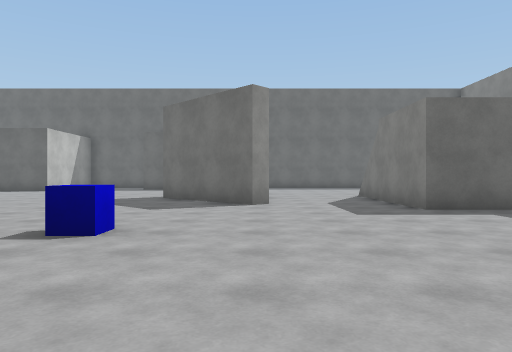
[1] (above)

24 first-person views from a walk through a scene from a Unity 3-D project. The camera is 1.2 m above the floor, looks level and sees 70° across. The floor is counted in squares, 2 m on a side. Each view is taken from the middle of a square. On the plan, view 1 faces up. The plan holds only what a view shows up to about 10 squares ahead; the rest is blank. The place goes on beyond the plan. The player is left out. Surface patterns are stand-ins for the level's own textures.

[2]
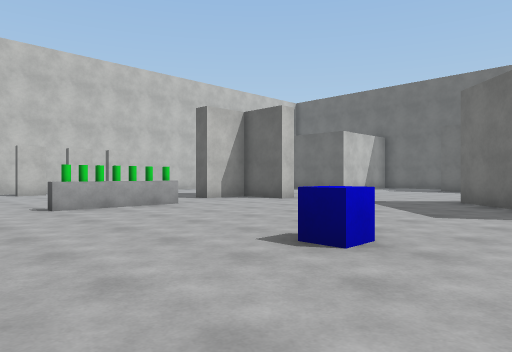

[3]
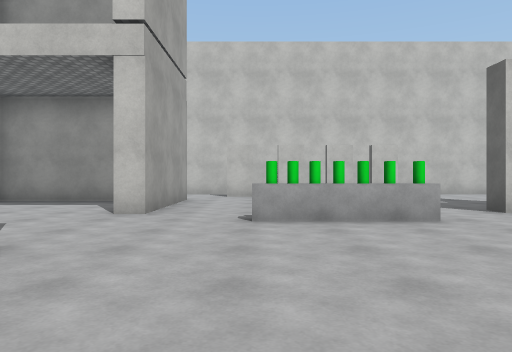

[4]
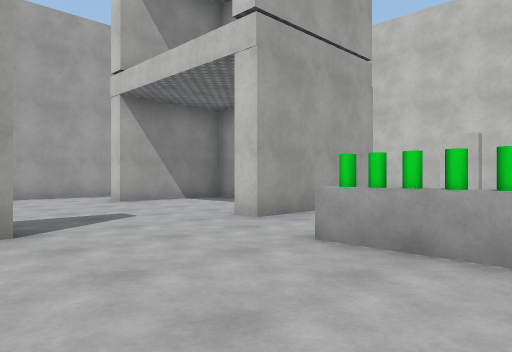

[5]
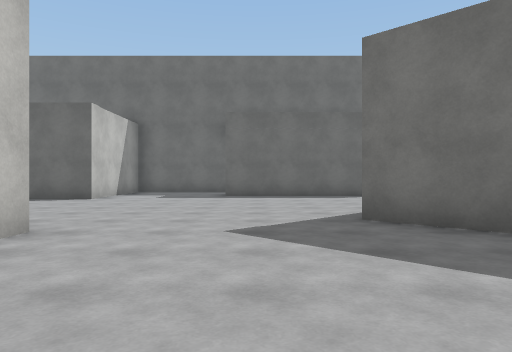

[6]
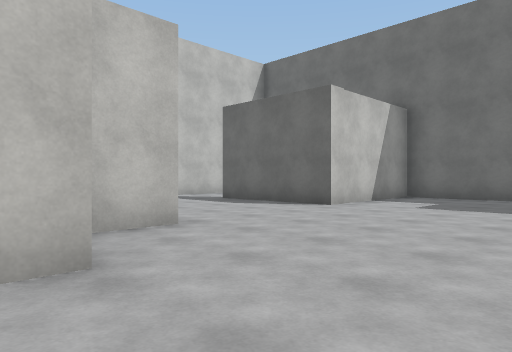

[7]
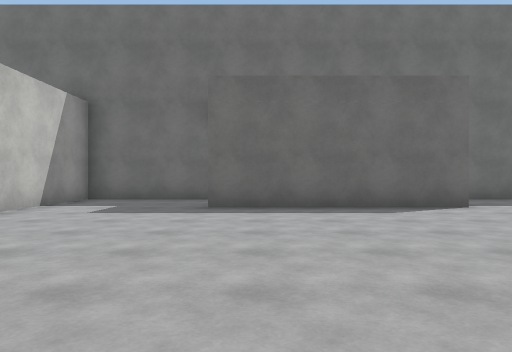

[8]
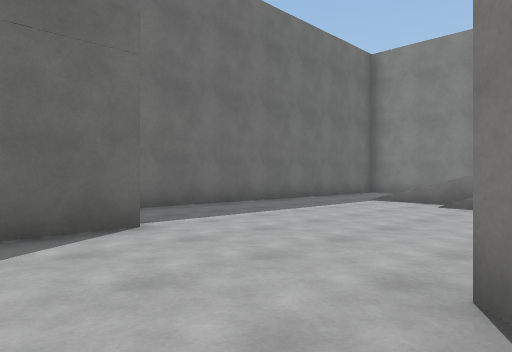

[9]
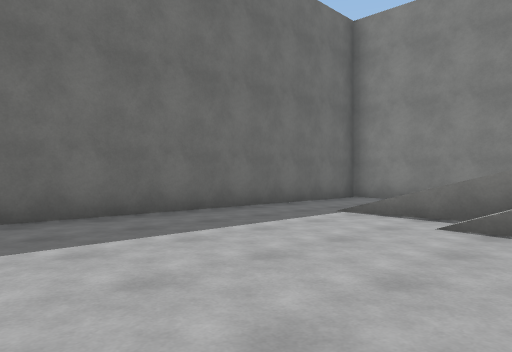

[10]
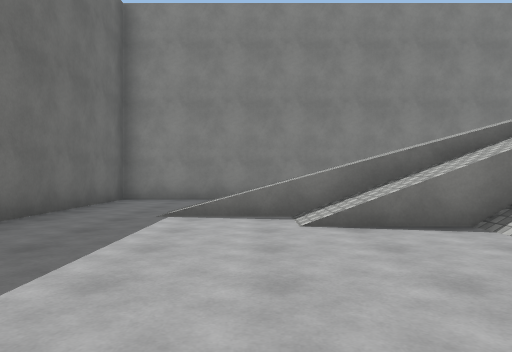

[11]
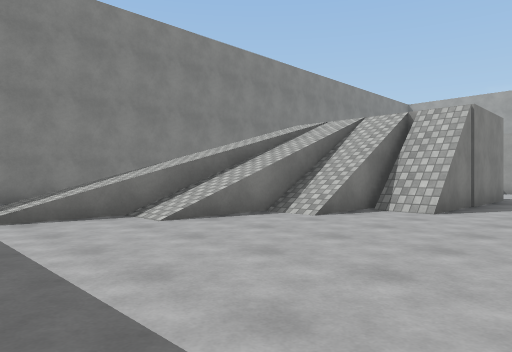

[12]
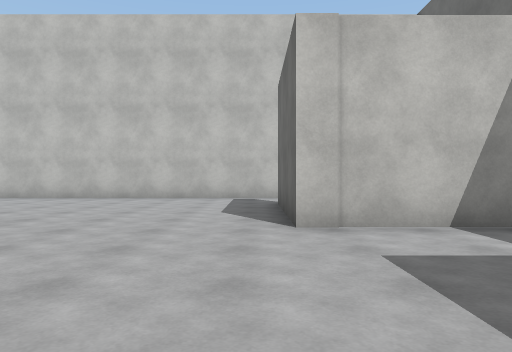

[13]
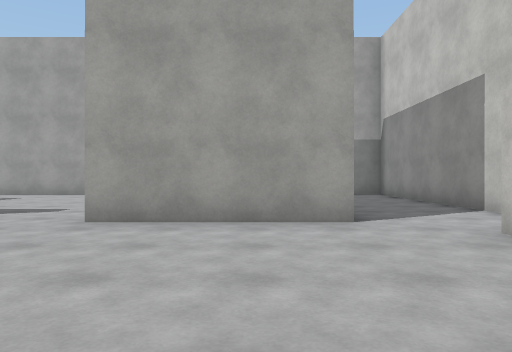

[14]
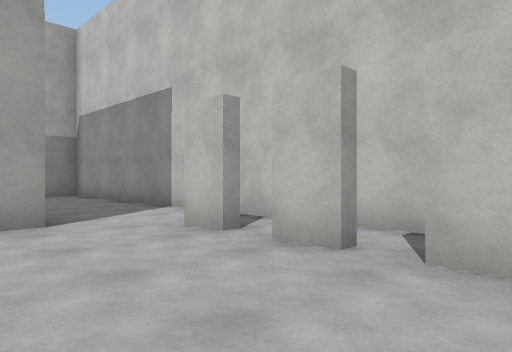

[15]
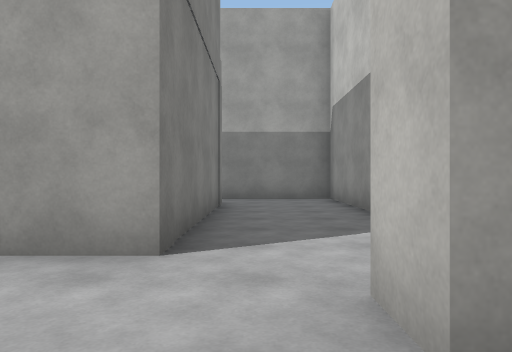

[16]
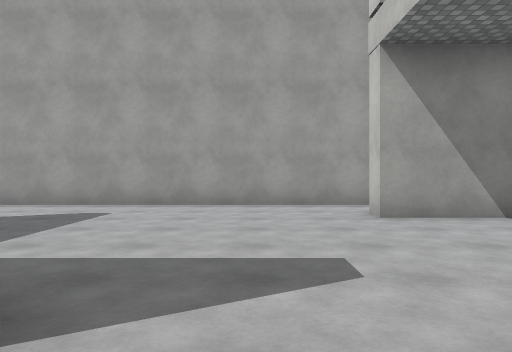

[17]
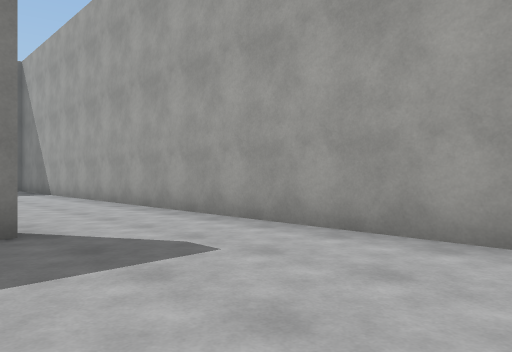

[18]
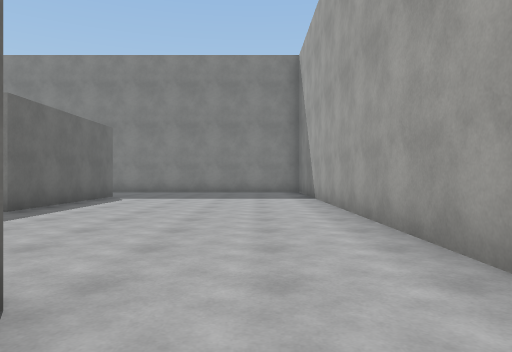

[19]
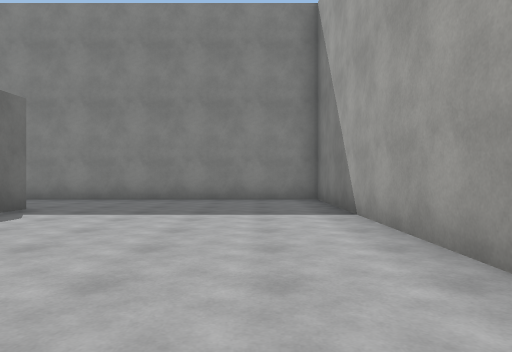

[20]
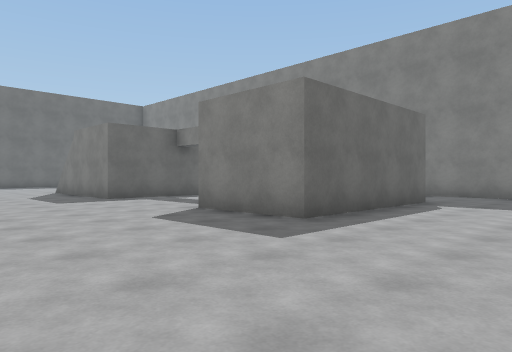

[21]
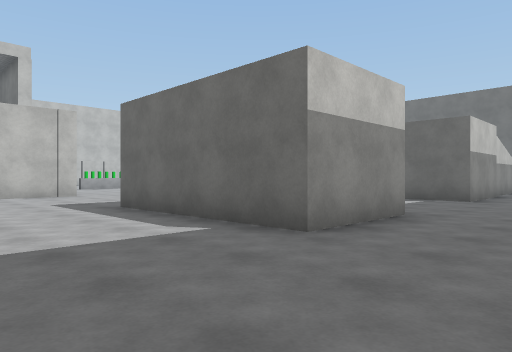

[22]
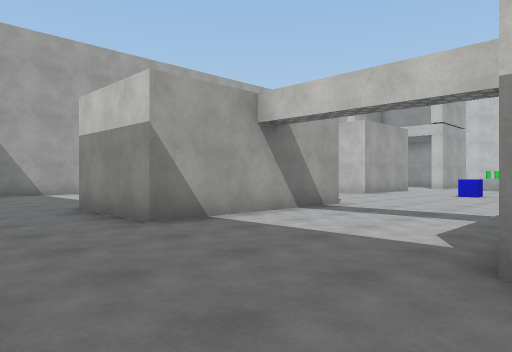

[23]
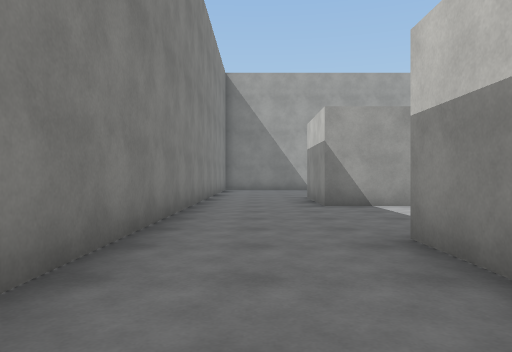

[24]
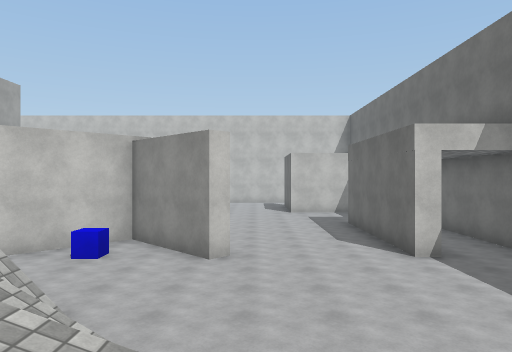

### Floor plan
Key: @ floor where view 1 was taken; # wall or solid block; . main floor; : floor 4 m higher than the main floor; / step, stairs or slope; v drop or lower ground; C cube; G green cylinder.
Columns run from 14 left of view 1 to 11 right of it. Each row starts with its distance up from view 1.
 19      #####################
 18      #.... ..............#
 17      #....   ............#
 16      #....#####....../...#
 15 #  ###.............../   #
 14 #...................//   #
 13 #...................//   #
 12 #............##....///   #
 11 #...........##.../////
 10 #.....#.....#.C../v/// .
  9 #...  ##....##..../// ...
  8 #.....#......##..:    ...#
  7 #   .............:    ...#
  6 #........................#
  5 ##.....G.................#
  4 ##.....G....C............#
  3 ##.....G.................#
  2 ##...............#####...#
  1 #..####...#  ....#####...#
  0 #..#....... #.@...####...#
 -1 #..#....... #............#
 -2 #..#........#............#
 -3 #..#.....................#
 -4 #..####..................#
 -5 #...  ...................#
 -6 ####  ####################

Where each view was taken, in squares from view 1:
view 1: 0 up, 0 right, facing up
view 2: 1 up, 0 right, facing up-left
view 3: 3 up, 2 left, facing left
view 4: 5 up, 4 left, facing down-left
view 5: 5 up, 4 left, facing up
view 6: 8 up, 4 left, facing up-left
view 7: 9 up, 4 left, facing up
view 8: 12 up, 2 left, facing up-right
view 9: 13 up, 1 right, facing up-right
view 10: 15 up, 1 right, facing right
view 11: 17 up, 1 right, facing down-right
view 12: 14 up, 4 left, facing left
view 13: 6 up, 10 left, facing down
view 14: 6 up, 10 left, facing down-left
view 15: 4 up, 12 left, facing down
view 16: 2 up, 6 left, facing down
view 17: 2 down, 6 left, facing down-right
view 18: 4 down, 3 left, facing right
view 19: 4 down, 1 right, facing right
view 20: 3 down, 1 left, facing up-right
view 21: 3 down, 10 right, facing up-left
view 22: 7 up, 10 right, facing down-left
view 23: 10 up, 9 right, facing down
view 24: 13 up, 7 right, facing left
